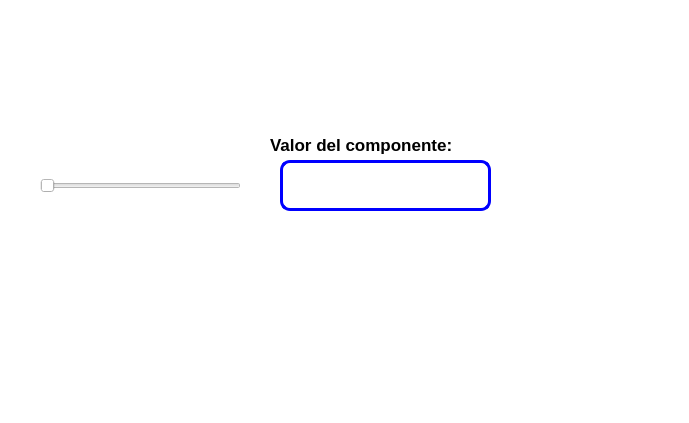
<?xml version="1.0" encoding="UTF-8"?>
<ui version="4.0">
 <class>MainWindow</class>
 <widget class="QMainWindow" name="MainWindow">
  <property name="geometry">
   <rect>
    <x>0</x>
    <y>0</y>
    <width>689</width>
    <height>423</height>
   </rect>
  </property>
  <property name="windowTitle">
   <string>MainWindow</string>
  </property>
  <property name="styleSheet">
   <string notr="true">background-color: rgb(255, 255, 255);</string>
  </property>
  <widget class="QWidget" name="centralwidget">
   <widget class="QLabel" name="label_2">
    <property name="geometry">
     <rect>
      <x>560</x>
      <y>300</y>
      <width>101</width>
      <height>81</height>
     </rect>
    </property>
    <property name="font">
     <font>
      <pointsize>8</pointsize>
     </font>
    </property>
    <property name="cursor">
     <cursorShape>ArrowCursor</cursorShape>
    </property>
    <property name="styleSheet">
     <string notr="true"/>
    </property>
    <property name="text">
     <string/>
    </property>
    <property name="pixmap">
     <pixmap>:/Logos/p06_2.png</pixmap>
    </property>
    <property name="scaledContents">
     <bool>true</bool>
    </property>
   </widget>
   <widget class="QLabel" name="label">
    <property name="geometry">
     <rect>
      <x>270</x>
      <y>130</y>
      <width>271</width>
      <height>31</height>
     </rect>
    </property>
    <property name="font">
     <font>
      <pointsize>13</pointsize>
     </font>
    </property>
    <property name="text">
     <string>&lt;html&gt;&lt;head/&gt;&lt;body&gt;&lt;p&gt;&lt;span style=&quot; font-weight:600;&quot;&gt;Valor del componente:&lt;/span&gt;&lt;/p&gt;&lt;/body&gt;&lt;/html&gt;</string>
    </property>
   </widget>
   <widget class="QLineEdit" name="lineEdit">
    <property name="geometry">
     <rect>
      <x>280</x>
      <y>160</y>
      <width>211</width>
      <height>51</height>
     </rect>
    </property>
    <property name="font">
     <font>
      <pointsize>11</pointsize>
     </font>
    </property>
    <property name="styleSheet">
     <string notr="true">border: 3px solid blue;
border-radius:10px</string>
    </property>
    <property name="text">
     <string/>
    </property>
   </widget>
   <widget class="QSlider" name="horizontalSlider">
    <property name="geometry">
     <rect>
      <x>40</x>
      <y>170</y>
      <width>201</width>
      <height>31</height>
     </rect>
    </property>
    <property name="orientation">
     <enum>Qt::Horizontal</enum>
    </property>
   </widget>
   <widget class="QLabel" name="label_3">
    <property name="geometry">
     <rect>
      <x>0</x>
      <y>0</y>
      <width>181</width>
      <height>121</height>
     </rect>
    </property>
    <property name="text">
     <string/>
    </property>
    <property name="pixmap">
     <pixmap>../Archivos/UAT.png</pixmap>
    </property>
    <property name="scaledContents">
     <bool>true</bool>
    </property>
   </widget>
   <widget class="QLabel" name="label_4">
    <property name="geometry">
     <rect>
      <x>490</x>
      <y>20</y>
      <width>161</width>
      <height>51</height>
     </rect>
    </property>
    <property name="text">
     <string/>
    </property>
    <property name="pixmap">
     <pixmap>../Archivos/facultad_ingenieria_tampico.png</pixmap>
    </property>
    <property name="scaledContents">
     <bool>true</bool>
    </property>
   </widget>
   <widget class="QLabel" name="label_5">
    <property name="geometry">
     <rect>
      <x>580</x>
      <y>290</y>
      <width>91</width>
      <height>81</height>
     </rect>
    </property>
    <property name="font">
     <font>
      <pointsize>8</pointsize>
     </font>
    </property>
    <property name="cursor">
     <cursorShape>ArrowCursor</cursorShape>
    </property>
    <property name="styleSheet">
     <string notr="true"/>
    </property>
    <property name="text">
     <string/>
    </property>
    <property name="pixmap">
     <pixmap>../../../3D Objects/Castor.jpg</pixmap>
    </property>
    <property name="scaledContents">
     <bool>true</bool>
    </property>
   </widget>
  </widget>
  <widget class="QMenuBar" name="menubar">
   <property name="geometry">
    <rect>
     <x>0</x>
     <y>0</y>
     <width>689</width>
     <height>26</height>
    </rect>
   </property>
  </widget>
  <widget class="QStatusBar" name="statusbar"/>
 </widget>
 <resources>
  <include location="../Archivos/Recursos.qrc"/>
 </resources>
 <connections/>
</ui>
